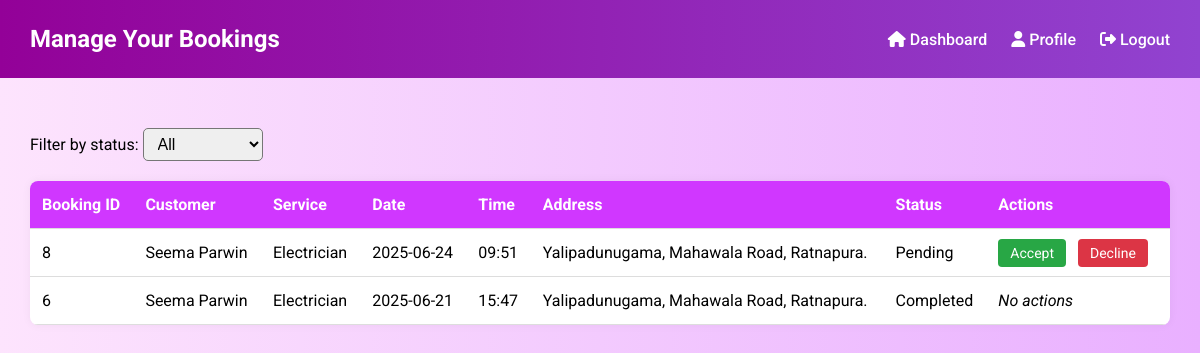
Screenshot of /WorkerBookings.php (signed in) with the database file from the repository.
### tables this page shows
CREATE TABLE `bookings` (
  `booking_id` int(11) NOT NULL,
  `customer_id` int(11) DEFAULT NULL,
  `worker_id` int(11) DEFAULT NULL,
  `payment_method` enum('Cash on Service','Card') NOT NULL,
  `service_id` int(11) NOT NULL,
  `date` date DEFAULT NULL,
  `time` time DEFAULT NULL,
  `booking_datetime` datetime NOT NULL,
  `status` enum('Pending','Confirmed','Completed','Cancelled') NOT NULL DEFAULT 'Pending',
  `created_at` timestamp NOT NULL DEFAULT current_timestamp(),
  `booking_status` varchar(20) DEFAULT 'Pending' CHECK (`booking_status` in ('Pending','Confirmed','Completed','Cancelled')),
  `service_address` varchar(255) DEFAULT NULL,
  `city` varchar(100) DEFAULT NULL,
  `postal_code` varchar(20) DEFAULT NULL,
  `customer_note` text DEFAULT NULL,
  `total_amount` decimal(10,2) DEFAULT 0.00,
  `payment_status` enum('Pending','Unpaid','Paid') DEFAULT 'Pending',
  `updated_at` datetime DEFAULT NULL,
  `customer_visible` tinyint(1) DEFAULT 1
);

CREATE TABLE `customers` (
  `customer_id` int(11) NOT NULL,
  `name` varchar(100) NOT NULL,
  `email` varchar(100) NOT NULL,
  `phone` varchar(15) NOT NULL,
  `password` varchar(255) NOT NULL,
  `address` text NOT NULL,
  `profile_picture` varchar(255) DEFAULT 'default.png',
  `created_at` timestamp NOT NULL DEFAULT current_timestamp(),
  `status` enum('active','inactive') DEFAULT 'active'
);

CREATE TABLE `services` (
  `service_id` int(11) NOT NULL,
  `service_name` varchar(255) NOT NULL,
  `description` text DEFAULT NULL,
  `price` decimal(10,2) NOT NULL,
  `service_rate` varchar(100) DEFAULT NULL,
  `service_duration` varchar(100) DEFAULT NULL,
  `service_rules` text DEFAULT NULL,
  `icon_class` varchar(255) DEFAULT NULL,
  `active` tinyint(1) NOT NULL DEFAULT 1
);

### WorkerBookings.php (the view, shortened to what this page needs)
<?php
$servername = "localhost";
$username = "root";
$password = "";
$dbname = "home_service_db";
$conn = new mysqli($servername, $username, $password, $dbname);
$worker_id = $_SESSION['worker_id'];
$status_filter = isset($_GET['status']) ? $_GET['status'] : 'all';
if ($status_filter === 'all') {
    $sql = "SELECT b.*, c.name as customer_name, s.service_name
            FROM bookings b
            LEFT JOIN customers c ON b.customer_id = c.customer_id
            LEFT JOIN services s ON b.service_id = s.service_id
            WHERE b.worker_id = ?
            ORDER BY b.booking_datetime DESC";
    $stmt = $conn->prepare($sql);
    $stmt->bind_param("i", $worker_id);
}
$stmt->execute();
$result = $stmt->get_result();
?>
<!DOCTYPE html>
<html lang="en">
<head>
    <link rel="stylesheet" href="https://cdnjs.cloudflare.com/ajax/libs/font-awesome/6.4.0/css/all.min.css" />
</head>
<body>
<header>
    <h1>Manage Your Bookings</h1>
    <nav>
        <a href="WorkerDashboard1.php"><i class="fas fa-home"></i> Dashboard</a>
        <a href="WorkerProfile.php"><i class="fas fa-user"></i> Profile</a>
        <a href="WorkerLogout.php"><i class="fas fa-sign-out-alt"></i> Logout</a>
    </nav>
</header>
<div class="container">
    <form method="GET" class="filter-form">
        <label for="status">Filter by status:</label>
        <select name="status" id="status" onchange="this.form.submit()">
            <option value="all" <?= $status_filter === 'all' ? 'selected' : '' ?>>All</option>
        </select>
    </form>
    <table>
        <thead>
            <tr>
                <th>Booking ID</th>
                <th>Customer</th>
                <th>Service</th>
                <th>Date</th>
                <th>Time</th>
                <th>Address</th>
                <th>Status</th>
                <th>Actions</th>
            </tr>
        </thead>
        <tbody>
            <?php if ($result->num_rows === 0): ?>
                <tr><td colspan="8" style="text-align:center;">No bookings found.</td></tr>
            <?php else: ?>
                <?php while ($row = $result->fetch_assoc()): ?>
                    <tr>
                        <td><?= htmlspecialchars($row['booking_id']) ?></td>
                        <td><?= htmlspecialchars($row['customer_name'] ?? 'Unknown') ?></td>
                        <td><?= htmlspecialchars($row['service_name'] ?? 'N/A') ?></td>
                        <td><?= htmlspecialchars($row['date']) ?></td>
                        <td><?= htmlspecialchars(substr($row['time'], 0, 5)) ?></td>
                        <td><?= htmlspecialchars($row['service_address']) ?></td>
                        <td><?= htmlspecialchars($row['booking_status']) ?></td>
                        <td class="actions">
                            <?php if ($row['booking_status'] === 'Pending'): ?>
                                <a class="accept" href="?action=accept&booking_id=<?= $row['booking_id'] ?>" onclick="return confirm('Accept this booking?')">Accept</a>
                                <a class="decline" href="?action=decline&booking_id=<?= $row['booking_id'] ?>" onclick="return confirm('Decline this booking?')">Decline</a>
                            <?php else: ?>
                                <em>No actions</em>
                            <?php endif; ?>
                        </td>
                    </tr>
                <?php endwhile; ?>
            <?php endif; ?>
        </tbody>
    </table>
</div>
</body>
</html>

### WorkerBookings.php (style rules this page uses)
* { margin: 0; padding: 0; box-sizing: border-box; }
body { font-family: 'Roboto', sans-serif; background: linear-gradient(to right,rgb(253, 228, 253),rgb(233, 176, 255)); padding: 0; margin: 0; }
header { background: linear-gradient(90deg,rgb(147, 1, 152),rgb(145, 67, 208)); color: #fff; padding: 25px 30px; display: flex; justify-content: space-between; align-items: center; animation: slideDown 0.5s ease; }
header h1 { font-size: 24px; }
nav a { color: white; text-decoration: none; margin-left: 20px; font-weight: 500; position: relative; }
nav a::after { content: ''; position: absolute; width: 0%; height: 2px; bottom: -5px; left: 0; background-color: white; transition: 0.3s; }
.container { padding: 30px; }
table { width: 100%; border-collapse: collapse; background: white; border-radius: 8px; overflow: hidden; box-shadow: 0 0 10px rgba(0,0,0,0.05); animation: fadeIn 0.6s ease-in; }
th, td { padding: 14px 12px; border-bottom: 1px solid #ddd; text-align: left; }
th { background-color:rgb(208, 55, 255); color: white; }
.actions a { margin-right: 8px; padding: 6px 12px; border-radius: 4px; color: white; text-decoration: none; transition: background 0.3s ease; font-size: 14px; }
.accept { background-color: #28a745; }
.decline { background-color: #dc3545; }
.filter-form { margin: 20px 0; }
select { padding: 6px 10px; font-size: 16px; border-radius: 5px; }

### rows the page displays
bookings: booking_id "8", customer.name "Seema Parwin", service.service_name "Electrician", date "2025-06-24", time "09:51", service_address "Yalipadunugama, Mahawala Road, Ratnapura.", booking_status "Pending"
bookings: booking_id "6", customer.name "Seema Parwin", service.service_name "Electrician", date "2025-06-21", time "15:47", service_address "Yalipadunugama, Mahawala Road, Ratnapura.", booking_status "Completed", shows "No actions"
